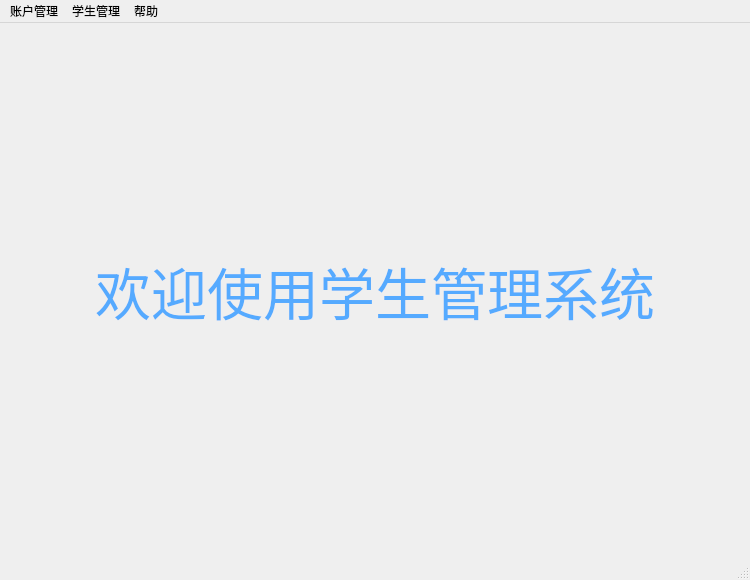
<?xml version="1.0" encoding="UTF-8"?>
<ui version="4.0">
 <class>MainWindow</class>
 <widget class="QMainWindow" name="MainWindow">
  <property name="geometry">
   <rect>
    <x>0</x>
    <y>0</y>
    <width>750</width>
    <height>580</height>
   </rect>
  </property>
  <property name="minimumSize">
   <size>
    <width>750</width>
    <height>580</height>
   </size>
  </property>
  <property name="maximumSize">
   <size>
    <width>750</width>
    <height>580</height>
   </size>
  </property>
  <property name="windowTitle">
   <string>MainWindow</string>
  </property>
  <widget class="QWidget" name="centralwidget">
   <layout class="QHBoxLayout" name="horizontalLayout">
    <item>
     <widget class="QLabel" name="label">
      <property name="font">
       <font>
        <family>黑体</family>
        <pointsize>42</pointsize>
       </font>
      </property>
      <property name="styleSheet">
       <string notr="true">color: rgb(85, 170, 255);</string>
      </property>
      <property name="text">
       <string>欢迎使用学生管理系统</string>
      </property>
      <property name="alignment">
       <set>Qt::AlignCenter</set>
      </property>
     </widget>
    </item>
   </layout>
  </widget>
  <widget class="QMenuBar" name="menubar">
   <property name="geometry">
    <rect>
     <x>0</x>
     <y>0</y>
     <width>750</width>
     <height>26</height>
    </rect>
   </property>
   <widget class="QMenu" name="menu">
    <property name="title">
     <string>学生管理</string>
    </property>
    <addaction name="actionaddStu"/>
    <addaction name="actionqueryStu"/>
   </widget>
   <widget class="QMenu" name="menu_2">
    <property name="title">
     <string>帮助</string>
    </property>
    <addaction name="actionaboutQt"/>
    <addaction name="actionHelp"/>
   </widget>
   <widget class="QMenu" name="menu_3">
    <property name="title">
     <string>账户管理</string>
    </property>
    <addaction name="actionLog_out"/>
    <addaction name="actionSwitch_acount"/>
   </widget>
   <addaction name="menu_3"/>
   <addaction name="menu"/>
   <addaction name="menu_2"/>
  </widget>
  <widget class="QStatusBar" name="statusbar"/>
  <action name="actionaddStu">
   <property name="text">
    <string>addStu</string>
   </property>
  </action>
  <action name="actionqueryStu">
   <property name="text">
    <string>queryStu</string>
   </property>
  </action>
  <action name="actionaboutQt">
   <property name="text">
    <string>aboutQt</string>
   </property>
  </action>
  <action name="actionHelp">
   <property name="text">
    <string>Help</string>
   </property>
  </action>
  <action name="actionLog_out">
   <property name="text">
    <string>Log out</string>
   </property>
  </action>
  <action name="actionSwitch_acount">
   <property name="text">
    <string>Switch acount</string>
   </property>
  </action>
 </widget>
 <resources/>
 <connections/>
</ui>
